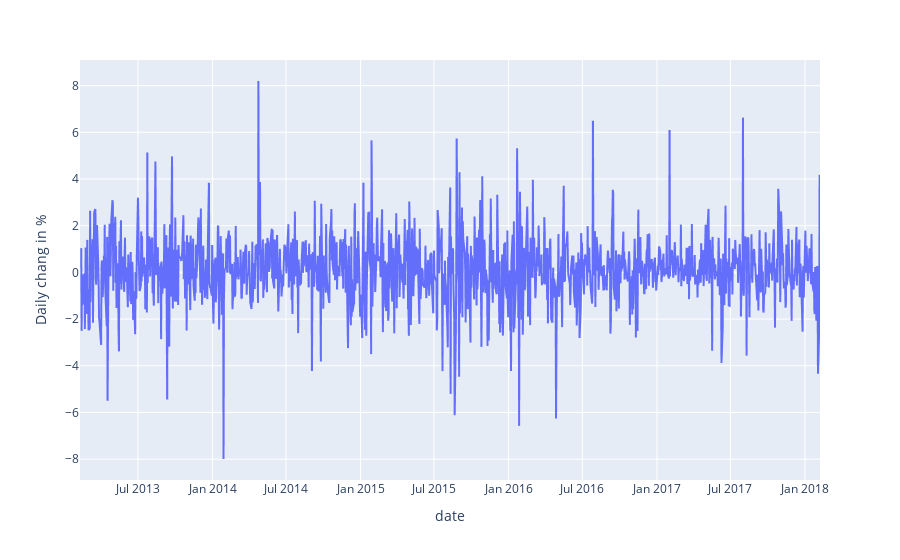

Notebook code for this chart:
### Code cell
px.line(apple, x = 'date' , y = 'Daily chang in %')

### Figure 1 — Plotly figure (JSON) as saved in the notebook; plotly's stock layout.template omitted (floating-point values rounded to 4 significant figures; data arrays with more than 128 entries replaced by an {"elided": "..."} marker saying what was removed)
{"data": [{"hovertemplate": "date=%{x}<br>Daily chang in %=%{y}<extra></extra>", "legendgroup": "", "line": {"color": "#636efa", "dash": "solid"}, "marker": {"symbol": "circle"}, "mode": "lines", "name": "", "showlegend": false, "type": "scattergl", "x": {"elided": "1259 str values"}, "xaxis": "x", "y": {"elided": "1259 float values"}, "yaxis": "y"}], "layout": {"legend": {"tracegroupgap": 0}, "margin": {"t": 60}, "xaxis": {"anchor": "y", "domain": [0, 1], "title": {"text": "date"}}, "yaxis": {"anchor": "x", "domain": [0, 1], "title": {"text": "Daily chang in %"}}}}
